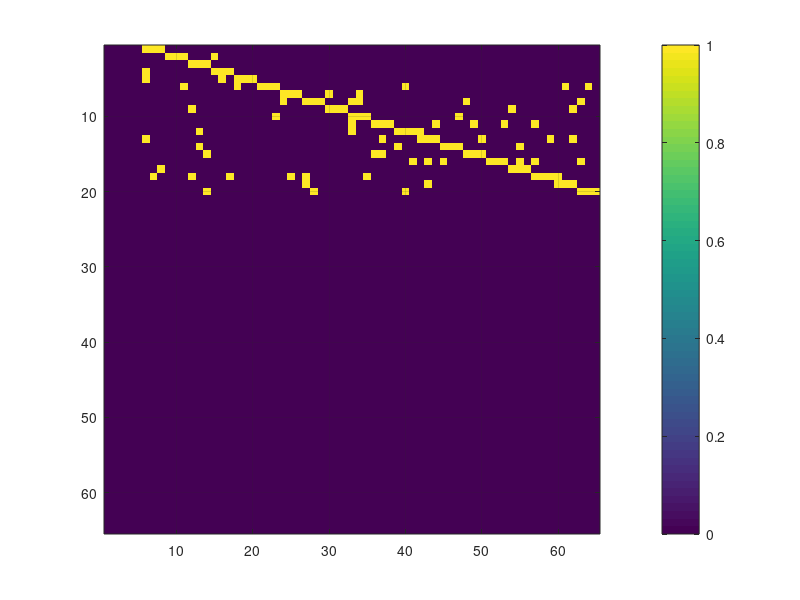

MATLAB code to generate this figure:

clc
clear all
close all

rng(1234)


n=65;
A=zeros(n, n);

topLayer = 1:5;
middleLayer = 6:20;
bottomLayer = 21:65;

pairs_filename='pairs_golden_standard';
pairs_wid=fopen(pairs_filename, 'w');

self_filename='self_golden_standard';
self_wid=fopen(self_filename, 'w');

for i=topLayer
    A(i, (i*3+3):(i*3+5))=1;
end

for i=middleLayer
    A(i, (i*3+3):(i*3+5))=1;
end


for i=1:5
    temp1 = randi(5);
    temp2 = randi(15)+5;
    A(temp1, temp2) = 1;
end

for i=1:15
    temp1 = randi(15)+5;
    temp2 = randi(15)+5;
    if (temp1 == temp2)
        continue;
    end
    A(temp1, temp2) = 1;
end

for i=1:45
    temp1 = randi(15)+5;
    temp2 = randi(45)+20;
    A(temp1, temp2) = 1;
end

for i = size(A,1)
    A(i,i) = 0;
end


array=sum(A);
for i=1:length(array)
    if array(i)==0
        fprintf(self_wid, '%d\t%d\t%d\t%f\n', i, i, 1, 0.95+0.05*rand());
    end
end

for i=1:size(A,1)
    for j=1:size(A,2)
        if i~=j && A(i, j)~=0
            fprintf(pairs_wid, '%d\t%d\t%d\t%f\n', i, j, randi(3), -1+2*rand()); 
        end
    end
end


imagesc(A)
grid on
colorbar
save('groundtruth.mat', 'A')

fclose(pairs_wid);
fclose(self_wid);
